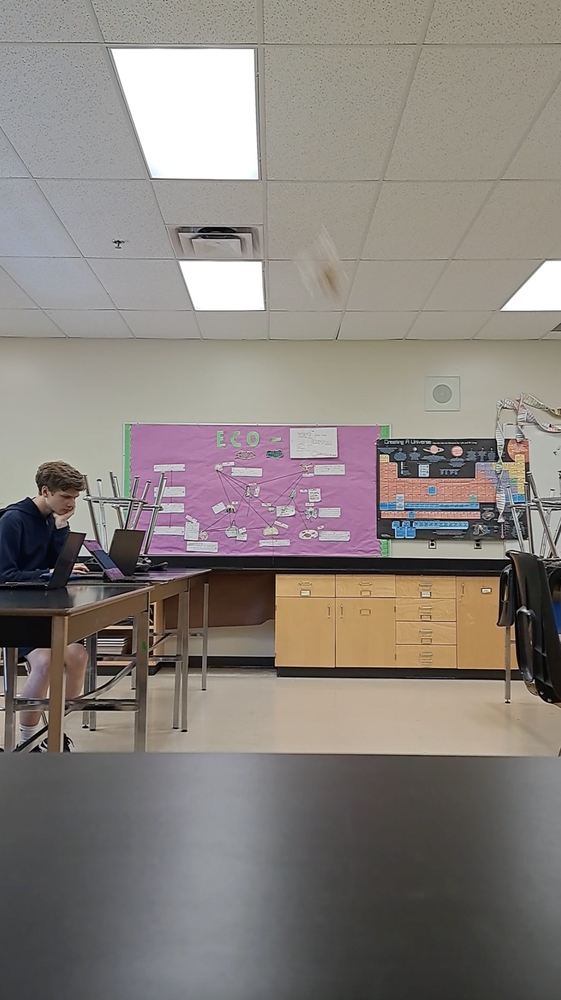
#> input picture frame1.png, 561 x 1000 px, shrunk from 960 x 1712 before the run; the run also reads 1 picture not shown here
$ python testing.py
#> lines starting #> are read from the running program, lines starting #| are printed output that depends on the picture; after the words box and inside, x2 and y2 are one past the last pixel; in counts of white or black regions, pixels touching at a corner belong together; long printed decimals are rounded
from skimage import metrics
import numpy as np
import matplotlib.pyplot as plt
import cv2


e1 = cv2.getTickCount()

# Load images and convert to grayscale
image1 = cv2.imread('frame1.png')
#> image1 is the input picture: shape (1000, 561, 3); mean B, G, R 124.9, 129.9, 136.6
image2 = cv2.imread('frame2.png')

shape = image1.shape
#> shape = (1000, 561, 3)
print(shape)
#| (1000, 561, 3)

image1_gray = cv2.cvtColor(image1, cv2.COLOR_BGR2GRAY)
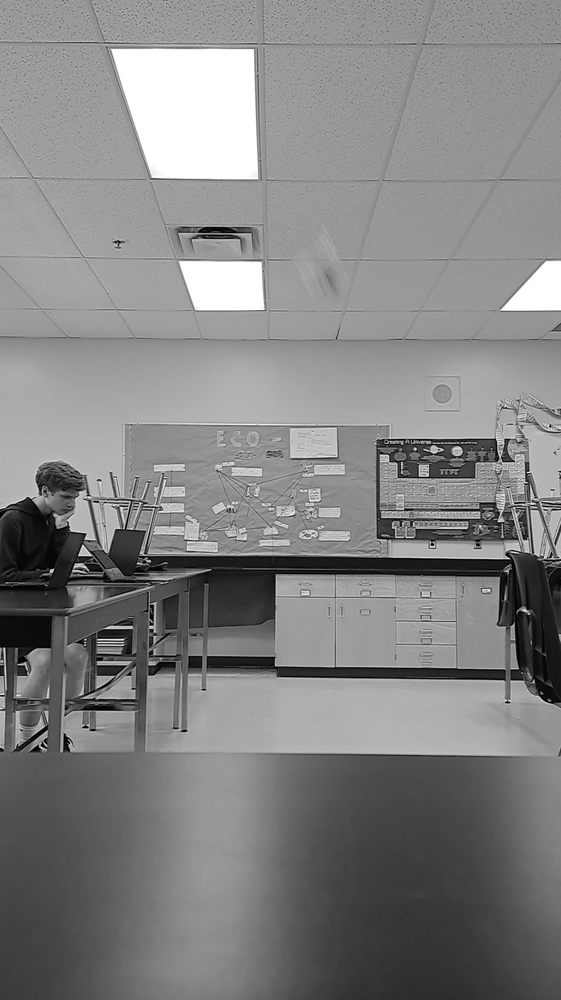
#> image1_gray: shape (1000, 561); min 0, max 255, mean 131.4
image2_gray = cv2.cvtColor(image2, cv2.COLOR_BGR2GRAY)

# Compute SSIM between two images
(score, diff) = metrics.structural_similarity(
    image1_gray, image2_gray, full=True)
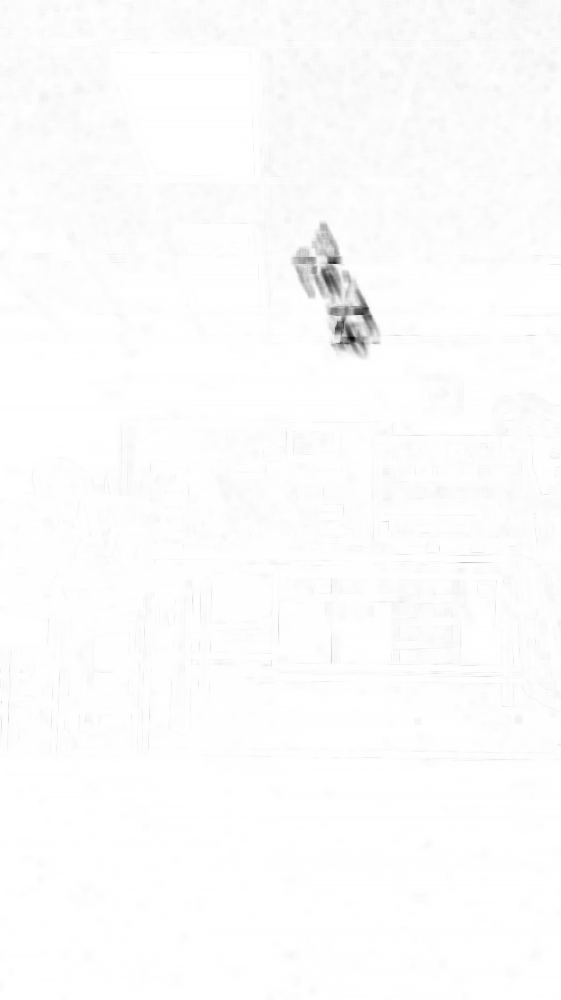
#> diff: shape (1000, 561) float64; min 0.0322, max 1, mean 0.991
#> score = 0.991
img = 255 - (diff * 255).astype("uint8")
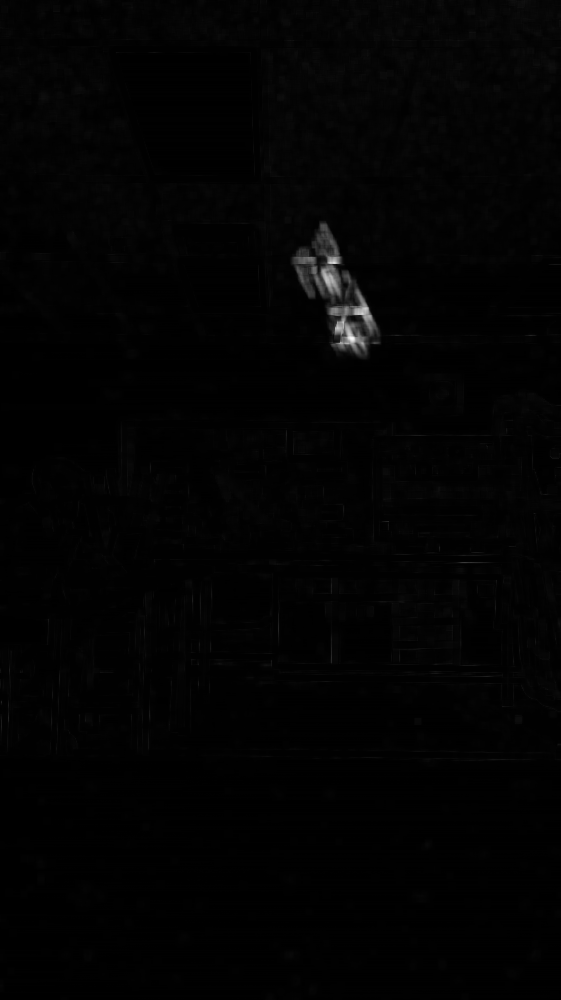
#> img: shape (1000, 561); min 0, max 247, mean 2.7

kernel = np.ones((10, 10), np.uint8)
opening = cv2.morphologyEx(img, cv2.MORPH_OPEN, kernel)
dilation = cv2.dilate(opening, kernel, iterations=10)
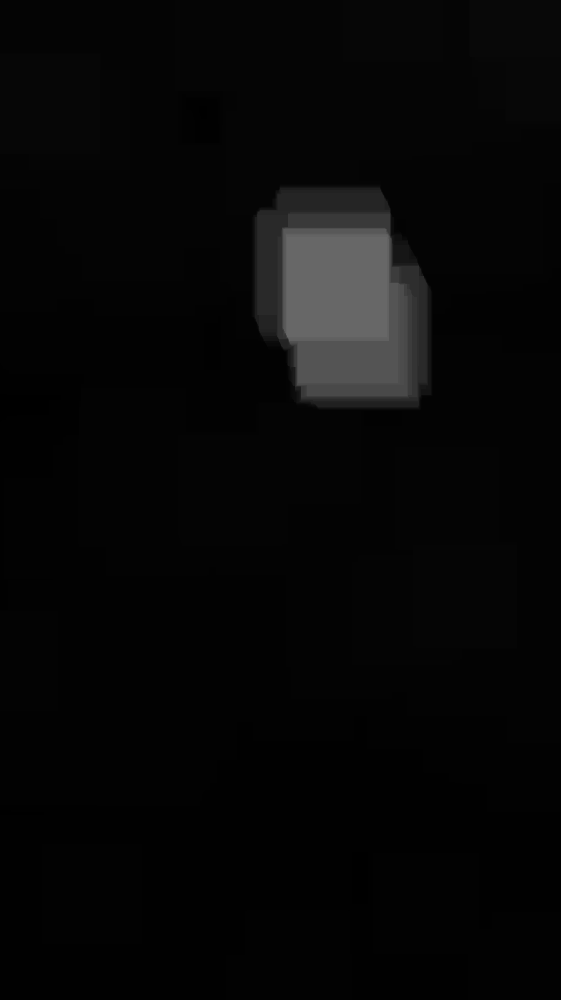
#> dilation: shape (1000, 561); min 0, max 103, mean 7
closing = cv2.morphologyEx(dilation, cv2.MORPH_CLOSE, kernel)

# Apply thresholding
ret, thresh1 = cv2.threshold(closing, 50, 255, cv2.THRESH_BINARY)
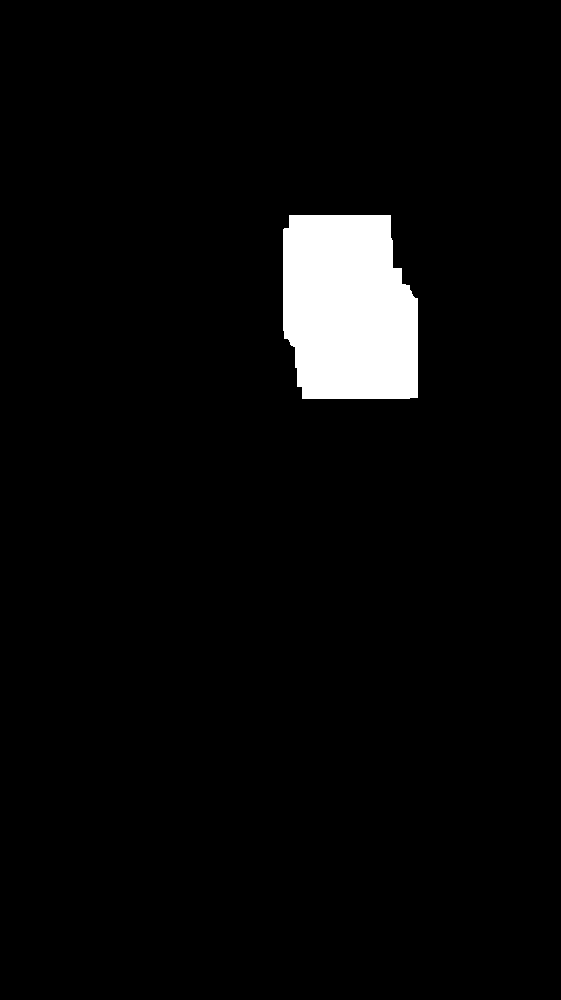
#> thresh1: shape (1000, 561); 4% white; 1 white region

cv2.imwrite('diff.png', thresh1)

# Find contours in thresh_gray after closing the gaps
contours, hier = cv2.findContours(
    thresh1, cv2.RETR_EXTERNAL, cv2.CHAIN_APPROX_NONE)
#> contours = 1 contour; box (x1, y1, x2, y2) and area: (283, 215, 418, 399) 21914

# Draw the contours on the image
for c in contours:
    # get the bounding rect
    x, y, w, h = cv2.boundingRect(c)
    # draw a green rectangle to visualize the bounding rect
    cv2.rectangle(image2, (x, y), (x+w, y+h), (0, 255, 0), 2)
    # draw point
    cv2.circle(image2, (x+w//2, y+h//2), 5, (0, 0, 255), -1)
#> this loop made 1 pass
#> (x, y, w, h) on pass 1: (283, 215, 135, 184)
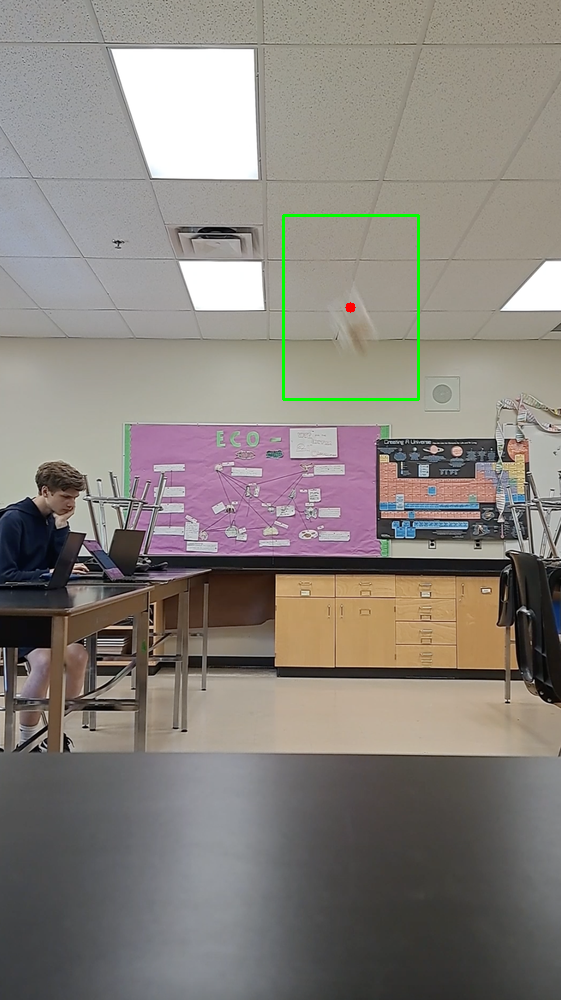
#> image2: shape (1000, 561, 3); mean B, G, R 124.5, 130.3, 136.1

e2 = cv2.getTickCount()
time = (e2 - e1) / cv2.getTickFrequency()
#> time = 0.937

print("Time taken : {} seconds".format(time))
#| Time taken : 0.9368 seconds

# show
cv2.imwrite('result.png', image2)
